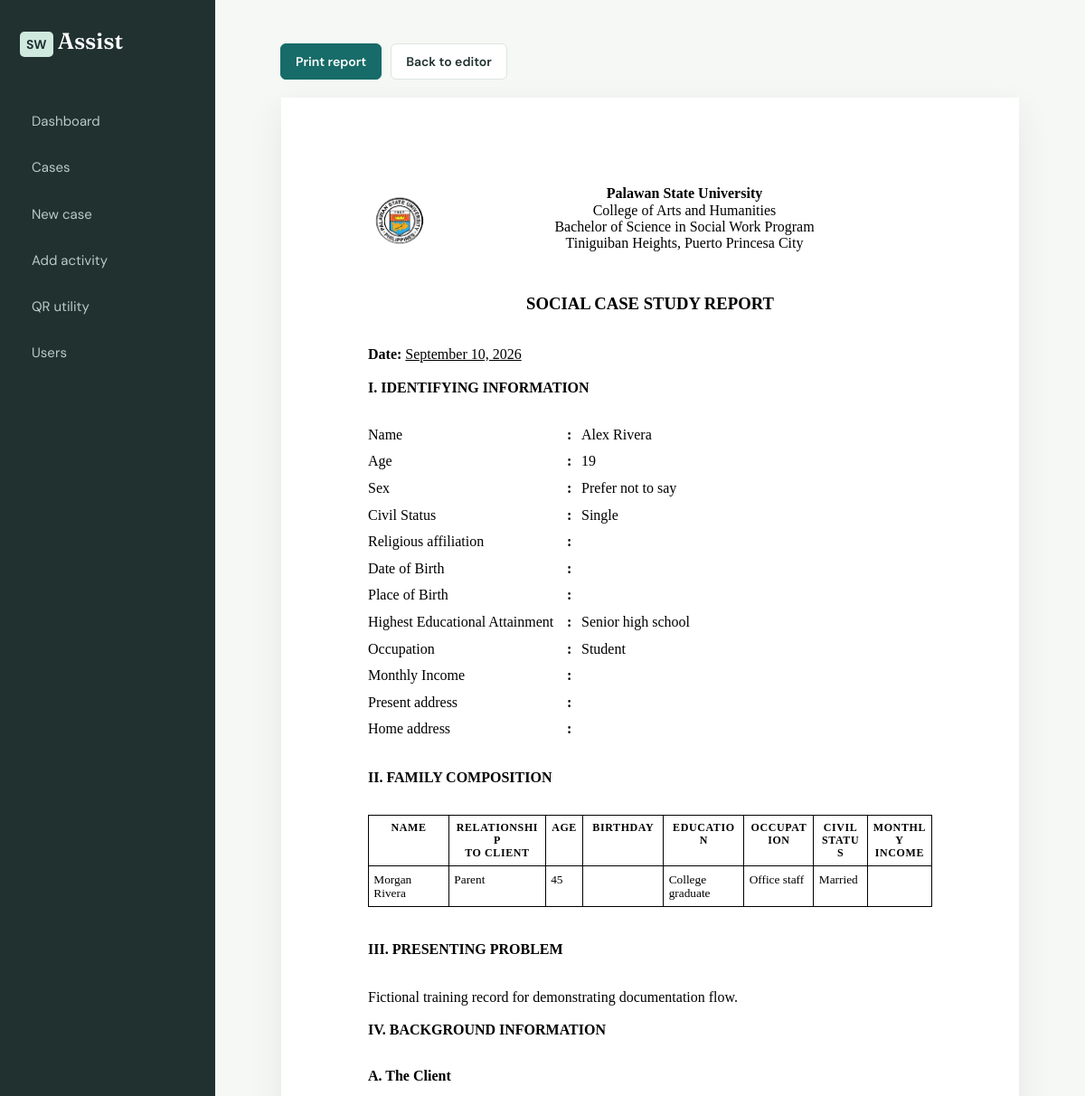
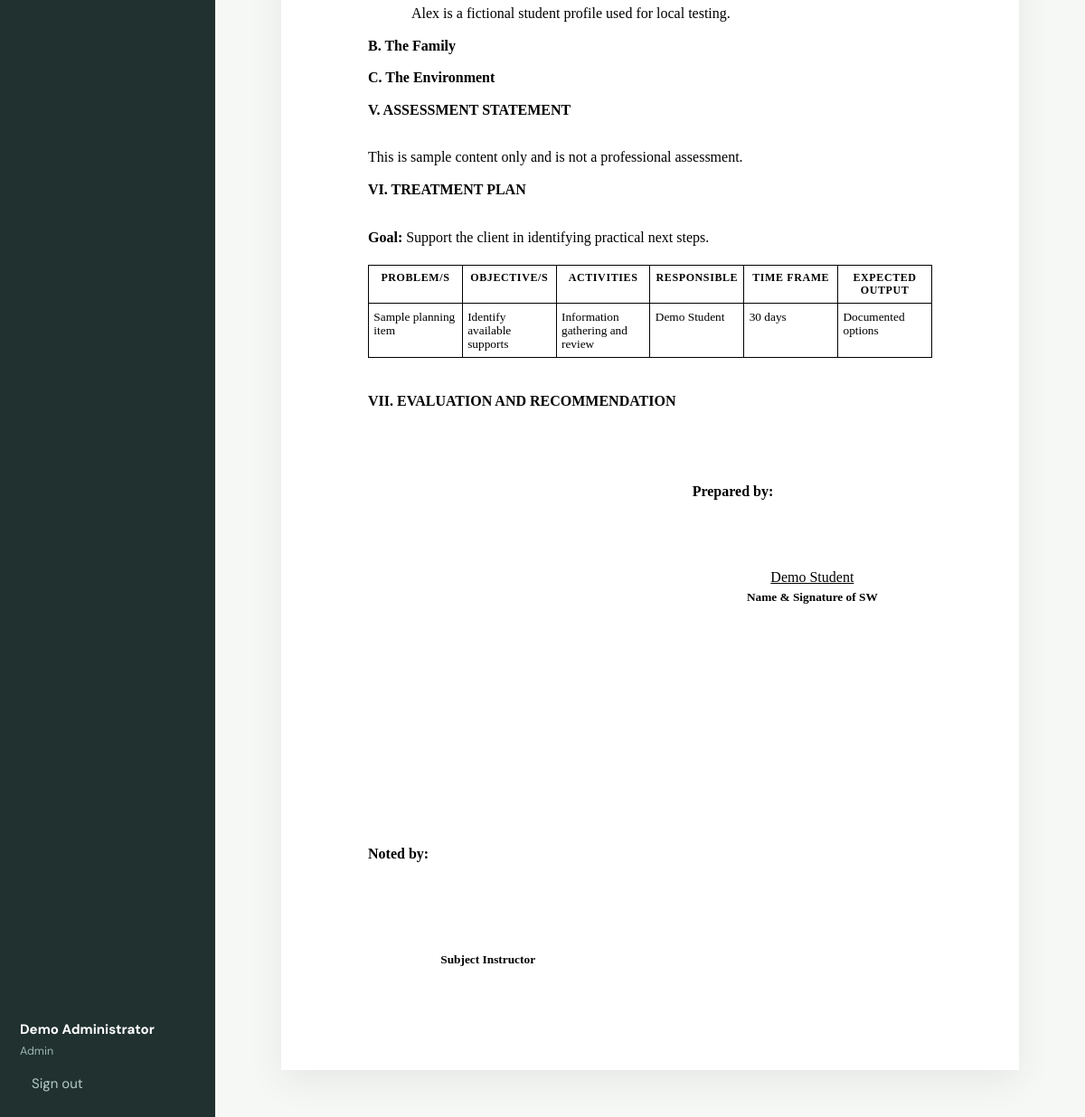
Page /index.php?page=report&id=1 (signed in) on the committed database (2 pictures, top to bottom).
### tables this page shows
CREATE TABLE IF NOT EXISTS cases (
    id INT UNSIGNED AUTO_INCREMENT PRIMARY KEY,
    case_code VARCHAR(30) NOT NULL UNIQUE,
    client_name VARCHAR(150) NOT NULL,
    age TINYINT UNSIGNED NULL,
    sex VARCHAR(30) NULL,
    civil_status VARCHAR(50) NULL,
    religious_affiliation VARCHAR(100) NULL,
    date_of_birth DATE NULL,
    place_of_birth VARCHAR(150) NULL,
    education VARCHAR(150) NULL,
    occupation VARCHAR(150) NULL,
    monthly_income DECIMAL(12,2) NULL,
    present_address VARCHAR(255) NULL,
    home_address VARCHAR(255) NULL,
    status ENUM('Draft','Active','Completed','Archived') NOT NULL DEFAULT 'Draft',
    assigned_student_id INT UNSIGNED NULL,
    created_by INT UNSIGNED NOT NULL,
    created_at TIMESTAMP DEFAULT CURRENT_TIMESTAMP,
    updated_at TIMESTAMP DEFAULT CURRENT_TIMESTAMP ON UPDATE CURRENT_TIMESTAMP,
    INDEX(status), INDEX(assigned_student_id),
    FOREIGN KEY (assigned_student_id) REFERENCES users(id) ON DELETE SET NULL,
    FOREIGN KEY (created_by) REFERENCES users(id) ON DELETE RESTRICT
);

CREATE TABLE IF NOT EXISTS family_members (
    id INT UNSIGNED AUTO_INCREMENT PRIMARY KEY,
    case_id INT UNSIGNED NOT NULL,
    name VARCHAR(150) NOT NULL,
    relationship VARCHAR(100) NULL,
    age TINYINT UNSIGNED NULL,
    birthday DATE NULL,
    education VARCHAR(150) NULL,
    occupation VARCHAR(150) NULL,
    civil_status VARCHAR(50) NULL,
    monthly_income DECIMAL(12,2) NULL,
    FOREIGN KEY (case_id) REFERENCES cases(id) ON DELETE CASCADE
);

CREATE TABLE IF NOT EXISTS case_studies (
    id INT UNSIGNED AUTO_INCREMENT PRIMARY KEY,
    case_id INT UNSIGNED NOT NULL UNIQUE,
    presenting_problem TEXT NULL,
    background_client TEXT NULL,
    background_family TEXT NULL,
    background_environment TEXT NULL,
    assessment TEXT NULL,
    goal TEXT NULL,
    evaluation_recommendation TEXT NULL,
    prepared_by VARCHAR(150) NULL,
    prepared_signature VARCHAR(255) NULL,
    noted_by VARCHAR(150) NULL,
    noted_signature VARCHAR(255) NULL,
    created_at TIMESTAMP DEFAULT CURRENT_TIMESTAMP,
    updated_at TIMESTAMP DEFAULT CURRENT_TIMESTAMP ON UPDATE CURRENT_TIMESTAMP,
    FOREIGN KEY (case_id) REFERENCES cases(id) ON DELETE CASCADE
);

CREATE TABLE IF NOT EXISTS treatment_plans (
    id INT UNSIGNED AUTO_INCREMENT PRIMARY KEY,
    case_id INT UNSIGNED NOT NULL,
    problems TEXT NOT NULL,
    objectives TEXT NULL,
    activities TEXT NULL,
    responsible_person VARCHAR(150) NULL,
    time_frame VARCHAR(100) NULL,
    expected_output TEXT NULL,
    sort_order INT NOT NULL DEFAULT 0,
    FOREIGN KEY (case_id) REFERENCES cases(id) ON DELETE CASCADE
);

### includes/auth.php (called while the page is built, shortened)
<?php
require_once __DIR__ . '/../db.php';
require_once __DIR__ . '/functions.php';
function user(): ?array
{
    return $_SESSION['user'] ?? null;
}

### includes/functions.php (called while the page is built, shortened)
<?php
function e(?string $value): string
{
    return htmlspecialchars((string) $value, ENT_QUOTES, 'UTF-8');
}
function query(mysqli $conn, string $sql, string $types = '', array $params = []): mysqli_result|bool
{
    $statement = $conn->prepare($sql);
    if ($types !== '') {
        $statement->bind_param($types, ...$params);
    }
    if (!$statement->execute()) {
        error_log('SWAssist query execution failed: ' . $statement->error);
        throw new RuntimeException('Database operation failed.');
    }
    return $statement->get_result();
}

### index.php (the view, shortened to what this page needs)
<?php
require_once __DIR__ . '/includes/auth.php';
require_once __DIR__ . '/includes/layout.php';
$page = $_GET['page'] ?? 'dashboard';
	?>
<?php
if ($page === 'report') {
	$caseId = (int) ($_GET['id'] ?? 0);
	$case = query($conn, 'SELECT * FROM cases WHERE id=?', 'i', [$caseId])->fetch_assoc();
	$study = query($conn, 'SELECT * FROM case_studies WHERE case_id=?', 'i', [$caseId])->fetch_assoc() ?: [];
	$family = query($conn, 'SELECT * FROM family_members WHERE case_id=?', 'i', [$caseId]);
	$plans = query($conn, 'SELECT * FROM treatment_plans WHERE case_id=? ORDER BY sort_order', 'i', [$caseId]);
	$formatDate = static function ($value): string { return $value ? date('F j, Y', strtotime($value)) : ''; };
	$formatIncome = static function ($value): string { return $value !== null && $value !== '' ? number_format((float) $value, 2) : ''; };
	render_header('Report preview'); ?>
	<div class="print-actions"><button class="button primary" onclick="window.print()">Print report</button><a class="button" href="index.php?page=case-study&id=<?= $caseId ?>">Back to editor</a></div>
	<article class="report">
		<header class="report-header">
			<div class="school-seal"><img src="assets/images/psu-seal-source.png" alt="Palawan State University seal"></div>
			<div class="institution"><strong>Palawan State University</strong><span>College of Arts and Humanities</span><span>Bachelor of Science in Social Work Program</span><span>Tiniguiban Heights, Puerto Princesa City</span></div>
		</header>
		<h1>SOCIAL CASE STUDY REPORT</h1>
		<p class="report-date"><strong>Date:</strong> <u><?= e(date('F j, Y')) ?></u></p>
		<h2>I. IDENTIFYING INFORMATION</h2>
		<div class="identifying-information">
			<?php foreach (['Name'=>'client_name','Age'=>'age','Sex'=>'sex','Civil Status'=>'civil_status','Religious affiliation'=>'religious_affiliation','Date of Birth'=>'date_of_birth','Place of Birth'=>'place_of_birth','Highest Educational Attainment'=>'education','Occupation'=>'occupation','Monthly Income'=>'monthly_income','Present address'=>'present_address','Home address'=>'home_address'] as $label => $key): ?>
				<div><span><?= $label ?></span><b>:</b><p><?php if ($key === 'date_of_birth'): ?><?= e($formatDate($case[$key] ?? '')) ?><?php elseif ($key === 'monthly_income'): ?><?= e($formatIncome($case[$key] ?? '')) ?><?php else: ?><?= e((string) ($case[$key] ?? '')) ?><?php endif; ?></p></div>
			<?php endforeach; ?>
		</div>
		<h2>II. FAMILY COMPOSITION</h2>
		<table class="report-table family-table"><thead><tr><th>Name</th><th>Relationship<br>to client</th><th>Age</th><th>Birthday</th><th>Education</th><th>Occupation</th><th>Civil<br>Status</th><th>Monthly<br>Income</th></tr></thead><tbody><?php while ($row = $family->fetch_assoc()): ?><tr><td><?= nl2br(e($row['name'])) ?></td><td><?= nl2br(e($row['relationship'])) ?></td><td><?= e((string) $row['age']) ?></td><td><?= e($formatDate($row['birthday'])) ?></td><td><?= nl2br(e($row['education'])) ?></td><td><?= nl2br(e($row['occupation'])) ?></td><td><?= nl2br(e($row['civil_status'])) ?></td><td><?= e($formatIncome($row['monthly_income'])) ?></td></tr><?php endwhile; ?></tbody></table>
		<h2>III. PRESENTING PROBLEM</h2>
		<p><?= nl2br(e($study['presenting_problem'] ?? '')) ?></p>
		<h2>IV. BACKGROUND INFORMATION</h2>
		<h3>A. The Client</h3><p><?= nl2br(e($study['background_client'] ?? '')) ?></p>
		<h3>B. The Family</h3><p><?= nl2br(e($study['background_family'] ?? '')) ?></p>
		<h3>C. The Environment</h3><p><?= nl2br(e($study['background_environment'] ?? '')) ?></p>
		<h2>V. ASSESSMENT STATEMENT</h2>
		<p><?= nl2br(e($study['assessment'] ?? '')) ?></p>
		<h2>VI. TREATMENT PLAN</h2>
		<p><strong>Goal:</strong> <?= nl2br(e($study['goal'] ?? '')) ?></p>
		<table class="report-table treatment-table"><thead><tr><th>Problem/s</th><th>Objective/s</th><th>Activities</th><th>Responsible</th><th>Time frame</th><th>Expected output</th></tr></thead><tbody><?php while ($row = $plans->fetch_assoc()): ?><tr><td><?= nl2br(e($row['problems'])) ?></td><td><?= nl2br(e($row['objectives'])) ?></td><td><?= nl2br(e($row['activities'])) ?></td><td><?= nl2br(e($row['responsible_person'])) ?></td><td><?= nl2br(e($row['time_frame'])) ?></td><td><?= nl2br(e($row['expected_output'])) ?></td></tr><?php endwhile; ?></tbody></table>
		<h2>VII. EVALUATION AND RECOMMENDATION</h2>
		<div class="signature-grid"><div><p><strong>Prepared by:</strong></p><p class="signature-name"><u><?= e($study['prepared_signature'] ?: ($study['prepared_by'] ?? '')) ?></u><br><strong>Name &amp; Signature of SW</strong></p></div><div><p><strong>Noted by:</strong></p><p class="signature-name"><u><?= e($study['noted_signature'] ?: ($study['noted_by'] ?? '')) ?></u><br><strong>Subject Instructor</strong></p></div></div>
	</article><?php render_footer(); exit; }
 ?>

### includes/layout.php (shortened to what this page needs)
<?php
function render_header(string $title): void
{
    $currentUser = user();
    ?>
    <!doctype html>
    <html lang="en">
    <head>
        <link rel="stylesheet" href="assets/css/app.css">
    </head>
    <body>
    <?php if ($currentUser): ?>
        <aside class="sidebar">
            <a class="brand" href="index.php"><span>SW</span>Assist</a>
            <nav>
                <a href="index.php">Dashboard</a>
                <a href="index.php?page=cases">Cases</a>
                <a href="index.php?page=case-create">New case</a>
                <a href="index.php?page=activity-create">Add activity</a>
                <a href="index.php?page=qr">QR utility</a>
                <?php if (in_array($currentUser['role'], ['admin', 'supervisor'], true)): ?><a href="index.php?page=users">Users</a><?php endif; ?>
            </nav>
            <div class="sidebar-foot"><strong><?= e($currentUser['full_name']) ?></strong><small><?= e(ucfirst($currentUser['role'])) ?></small><a href="index.php?page=logout">Sign out</a></div>
        </aside>
        <main class="main">
    <?php else: ?>
        <main class="public-main">
    <?php endif; ?>
    <?php
}
function render_footer(): void
{
    ?></main><script src="assets/js/app.js"></script></body></html><?php
}

### rows in the picture
cases: client_name "Alex Rivera", age "19", sex "Prefer not to say", civil_status "Single", education "Senior high school", occupation "Student"
family_members: name "Morgan Rivera", relationship "Parent", age "45", education "College graduate", occupation "Office staff", civil_status "Married"
case_studies: presenting_problem "Fictional training record for demonstrating documentation flow.", background_client "Alex is a fictional student profile used for local testing.", assessment "This is sample content only and is not a professional assessment.", goal "Support the client in identifying practical next steps.", prepared_by "Demo Student"
treatment_plans: problems "Sample planning item", objectives "Identify available supports", activities "Information gathering and review", responsible_person "Demo Student", time_frame "30 days", expected_output "Documented options"

### other values in the picture
$currentUser['full_name'] "Demo Administrator"
$currentUser['role'] "Admin"
$label "Name"
$label "Age"
$label "Sex"
$label "Civil Status"
$label "Religious affiliation"
$label "Date of Birth"
$label "Place of Birth"
$label "Highest Educational Attainment"
$label "Occupation"
$label "Monthly Income"
$label "Present address"
$label "Home address"
